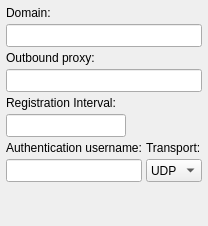
       <widget class="QWidget" name="acc_proto_advanced_sip" >
        <layout class="QVBoxLayout" >
         <property name="spacing" >
          <number>4</number>
         </property>
         <property name="leftMargin" >
          <number>6</number>
         </property>
         <property name="topMargin" >
          <number>6</number>
         </property>
         <property name="rightMargin" >
          <number>6</number>
         </property>
         <property name="bottomMargin" >
          <number>4</number>
         </property>
         <item>
          <widget class="QLabel" name="label_9" >
           <property name="sizePolicy" >
            <sizepolicy vsizetype="Preferred" hsizetype="Fixed" >
             <horstretch>0</horstretch>
             <verstretch>0</verstretch>
            </sizepolicy>
           </property>
           <property name="minimumSize" >
            <size>
             <width>66</width>
             <height>0</height>
            </size>
           </property>
           <property name="maximumSize" >
            <size>
             <width>66</width>
             <height>16777215</height>
            </size>
           </property>
           <property name="text" >
            <string>Domain:</string>
           </property>
          </widget>
         </item>
         <item>
          <widget class="QLineEdit" name="acc_proto_sip_domain" >
           <property name="sizePolicy" >
            <sizepolicy vsizetype="Fixed" hsizetype="Expanding" >
             <horstretch>0</horstretch>
             <verstretch>0</verstretch>
            </sizepolicy>
           </property>
           <property name="minimumSize" >
            <size>
             <width>0</width>
             <height>23</height>
            </size>
           </property>
           <property name="maximumSize" >
            <size>
             <width>16777215</width>
             <height>23</height>
            </size>
           </property>
          </widget>
         </item>
         <item>
          <widget class="QLabel" name="label_19" >
           <property name="text" >
            <string>Outbound proxy:</string>
           </property>
          </widget>
         </item>
         <item>
          <widget class="QLineEdit" name="acc_proto_sip_outbound" >
           <property name="sizePolicy" >
            <sizepolicy vsizetype="Fixed" hsizetype="Expanding" >
             <horstretch>0</horstretch>
             <verstretch>0</verstretch>
            </sizepolicy>
           </property>
           <property name="minimumSize" >
            <size>
             <width>120</width>
             <height>23</height>
            </size>
           </property>
           <property name="maximumSize" >
            <size>
             <width>16777215</width>
             <height>23</height>
            </size>
           </property>
          </widget>
         </item>
         <item>
          <widget class="QLabel" name="label_18" >
           <property name="text" >
            <string>Registration Interval:</string>
           </property>
          </widget>
         </item>
         <item>
          <widget class="QLineEdit" name="acc_proto_sip_interval" >
           <property name="sizePolicy" >
            <sizepolicy vsizetype="Fixed" hsizetype="Fixed" >
             <horstretch>0</horstretch>
             <verstretch>0</verstretch>
            </sizepolicy>
           </property>
           <property name="minimumSize" >
            <size>
             <width>120</width>
             <height>23</height>
            </size>
           </property>
           <property name="maximumSize" >
            <size>
             <width>16777215</width>
             <height>23</height>
            </size>
           </property>
           <property name="alignment" >
            <set>Qt::AlignLeading</set>
           </property>
          </widget>
         </item>
         <item>
          <layout class="QGridLayout" >
           <item row="0" column="0" >
            <widget class="QLabel" name="label_20" >
             <property name="text" >
              <string>Authentication username:</string>
             </property>
            </widget>
           </item>
           <item row="0" column="1" >
            <widget class="QLabel" name="label_22" >
             <property name="text" >
              <string>Transport:</string>
             </property>
            </widget>
           </item>
           <item row="1" column="0" >
            <widget class="QLineEdit" name="acc_proto_sip_authname" >
             <property name="sizePolicy" >
              <sizepolicy vsizetype="Fixed" hsizetype="Expanding" >
               <horstretch>0</horstretch>
               <verstretch>0</verstretch>
              </sizepolicy>
             </property>
             <property name="minimumSize" >
              <size>
               <width>120</width>
               <height>23</height>
              </size>
             </property>
             <property name="maximumSize" >
              <size>
               <width>16777215</width>
               <height>23</height>
              </size>
             </property>
            </widget>
           </item>
           <item row="1" column="1" >
            <widget class="QComboBox" name="acc_proto_sip_ip_transport" >
             <property name="minimumSize" >
              <size>
               <width>0</width>
               <height>23</height>
              </size>
             </property>
             <property name="maximumSize" >
              <size>
               <width>16777215</width>
               <height>23</height>
              </size>
             </property>
             <item>
              <property name="text" >
               <string>UDP</string>
              </property>
             </item>
             <item>
              <property name="text" >
               <string>TCP</string>
              </property>
             </item>
             <item>
              <property name="text" >
               <string>TLS</string>
              </property>
             </item>
            </widget>
           </item>
          </layout>
         </item>
         <item>
          <spacer>
           <property name="orientation" >
            <enum>Qt::Vertical</enum>
           </property>
           <property name="sizeHint" >
            <size>
             <width>20</width>
             <height>40</height>
            </size>
           </property>
          </spacer>
         </item>
        </layout>
       </widget>
